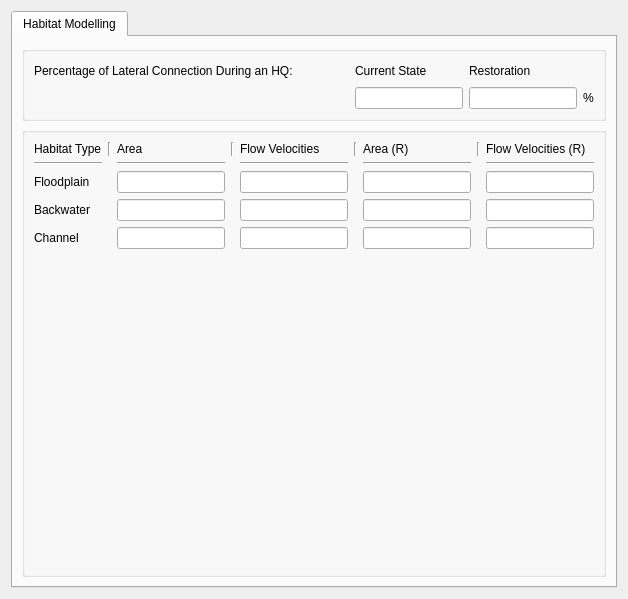
        <widget class="QWidget" name="tab_25">
         <attribute name="title">
          <string>Habitat Modelling</string>
         </attribute>
         <layout class="QGridLayout" name="gridLayout_42">
          <item row="0" column="0">
           <widget class="QTabWidget" name="tabWidget_10">
            <property name="currentIndex">
             <number>0</number>
            </property>
            <widget class="QWidget" name="tab_30">
             <attribute name="title">
              <string>Habitat Modelling</string>
             </attribute>
             <layout class="QGridLayout" name="gridLayout_47">
              <item row="0" column="0">
               <widget class="QGroupBox" name="groupBox_17">
                <property name="title">
                 <string/>
                </property>
                <layout class="QGridLayout" name="gridLayout_48">
                 <item row="0" column="3">
                  <widget class="QLabel" name="label_244">
                   <property name="text">
                    <string>Restoration</string>
                   </property>
                  </widget>
                 </item>
                 <item row="0" column="0">
                  <widget class="QLabel" name="label_245">
                   <property name="text">
                    <string>Percentage of Lateral Connection During an HQ:</string>
                   </property>
                  </widget>
                 </item>
                 <item row="1" column="2">
                  <widget class="QLineEdit" name="lineEdit_328"/>
                 </item>
                 <item row="1" column="3">
                  <widget class="QLineEdit" name="lineEdit_329"/>
                 </item>
                 <item row="0" column="1">
                  <spacer name="horizontalSpacer_12">
                   <property name="orientation">
                    <enum>Qt::Horizontal</enum>
                   </property>
                   <property name="sizeHint" stdset="0">
                    <size>
                     <width>40</width>
                     <height>20</height>
                    </size>
                   </property>
                  </spacer>
                 </item>
                 <item row="0" column="2">
                  <widget class="QLabel" name="label_246">
                   <property name="text">
                    <string>Current State</string>
                   </property>
                  </widget>
                 </item>
                 <item row="1" column="4">
                  <widget class="QLabel" name="label_247">
                   <property name="text">
                    <string>%</string>
                   </property>
                  </widget>
                 </item>
                </layout>
               </widget>
              </item>
              <item row="1" column="0">
               <widget class="QGroupBox" name="groupBox_18">
                <property name="title">
                 <string/>
                </property>
                <layout class="QGridLayout" name="gridLayout_49">
                 <item row="0" column="3">
                  <widget class="Line" name="line_103">
                   <property name="orientation">
                    <enum>Qt::Vertical</enum>
                   </property>
                  </widget>
                 </item>
                 <item row="1" column="6">
                  <widget class="Line" name="line_104">
                   <property name="orientation">
                    <enum>Qt::Horizontal</enum>
                   </property>
                  </widget>
                 </item>
                 <item row="0" column="0">
                  <widget class="QLabel" name="label_248">
                   <property name="text">
                    <string>Habitat Type</string>
                   </property>
                  </widget>
                 </item>
                 <item row="5" column="4">
                  <spacer name="verticalSpacer_27">
                   <property name="orientation">
                    <enum>Qt::Vertical</enum>
                   </property>
                   <property name="sizeHint" stdset="0">
                    <size>
                     <width>20</width>
                     <height>314</height>
                    </size>
                   </property>
                  </spacer>
                 </item>
                 <item row="2" column="0">
                  <widget class="QLabel" name="label_249">
                   <property name="text">
                    <string>Floodplain</string>
                   </property>
                  </widget>
                 </item>
                 <item row="0" column="4">
                  <widget class="QLabel" name="label_250">
                   <property name="text">
                    <string>Flow Velocities</string>
                   </property>
                  </widget>
                 </item>
                 <item row="0" column="7">
                  <widget class="Line" name="line_105">
                   <property name="orientation">
                    <enum>Qt::Vertical</enum>
                   </property>
                  </widget>
                 </item>
                 <item row="1" column="8">
                  <widget class="Line" name="line_106">
                   <property name="orientation">
                    <enum>Qt::Horizontal</enum>
                   </property>
                  </widget>
                 </item>
                 <item row="0" column="1">
                  <widget class="Line" name="line_107">
                   <property name="orientation">
                    <enum>Qt::Vertical</enum>
                   </property>
                  </widget>
                 </item>
                 <item row="1" column="0">
                  <widget class="Line" name="line_108">
                   <property name="orientation">
                    <enum>Qt::Horizontal</enum>
                   </property>
                  </widget>
                 </item>
                 <item row="0" column="6">
                  <widget class="QLabel" name="label_251">
                   <property name="text">
                    <string>Area (R)</string>
                   </property>
                  </widget>
                 </item>
                 <item row="1" column="2">
                  <widget class="Line" name="line_109">
                   <property name="orientation">
                    <enum>Qt::Horizontal</enum>
                   </property>
                  </widget>
                 </item>
                 <item row="0" column="5">
                  <widget class="Line" name="line_110">
                   <property name="orientation">
                    <enum>Qt::Vertical</enum>
                   </property>
                  </widget>
                 </item>
                 <item row="3" column="0">
                  <widget class="QLabel" name="label_252">
                   <property name="text">
                    <string>Backwater</string>
                   </property>
                  </widget>
                 </item>
                 <item row="0" column="8">
                  <widget class="QLabel" name="label_253">
                   <property name="text">
                    <string>Flow Velocities (R)</string>
                   </property>
                  </widget>
                 </item>
                 <item row="0" column="2">
                  <widget class="QLabel" name="label_254">
                   <property name="text">
                    <string>Area</string>
                   </property>
                  </widget>
                 </item>
                 <item row="1" column="4">
                  <widget class="Line" name="line_111">
                   <property name="orientation">
                    <enum>Qt::Horizontal</enum>
                   </property>
                  </widget>
                 </item>
                 <item row="4" column="0">
                  <widget class="QLabel" name="label_255">
                   <property name="text">
                    <string>Channel</string>
                   </property>
                  </widget>
                 </item>
                 <item row="2" column="2">
                  <widget class="QLineEdit" name="lineEdit_330"/>
                 </item>
                 <item row="3" column="2">
                  <widget class="QLineEdit" name="lineEdit_331"/>
                 </item>
                 <item row="2" column="4">
                  <widget class="QLineEdit" name="lineEdit_332"/>
                 </item>
                 <item row="3" column="4">
                  <widget class="QLineEdit" name="lineEdit_333"/>
                 </item>
                 <item row="4" column="4">
                  <widget class="QLineEdit" name="lineEdit_334"/>
                 </item>
                 <item row="4" column="2">
                  <widget class="QLineEdit" name="lineEdit_335"/>
                 </item>
                 <item row="2" column="6">
                  <widget class="QLineEdit" name="lineEdit_336"/>
                 </item>
                 <item row="3" column="6">
                  <widget class="QLineEdit" name="lineEdit_337"/>
                 </item>
                 <item row="4" column="6">
                  <widget class="QLineEdit" name="lineEdit_338"/>
                 </item>
                 <item row="2" column="8">
                  <widget class="QLineEdit" name="lineEdit_339"/>
                 </item>
                 <item row="3" column="8">
                  <widget class="QLineEdit" name="lineEdit_340"/>
                 </item>
                 <item row="4" column="8">
                  <widget class="QLineEdit" name="lineEdit_341"/>
                 </item>
                </layout>
               </widget>
              </item>
             </layout>
            </widget>
           </widget>
          </item>
         </layout>
        </widget>
